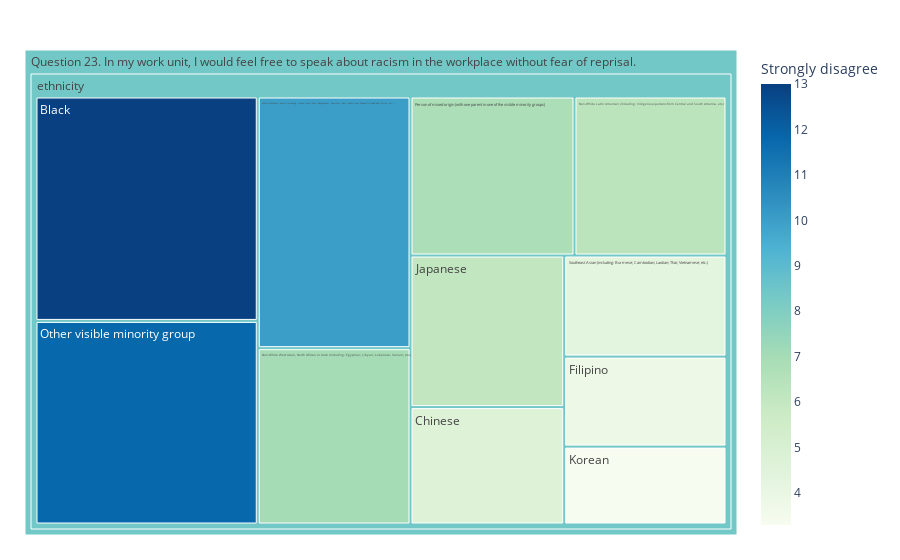

The code cell stored with this chart in its notebook:
### Code cell
# Number of questions by Indicatior and SubIndicator

fig = px.treemap(df_tree_map, path=[px.Constant(df_emp_survey.query("QUESTION == 'Q23'")['TITLE_E'].iloc[0]), 
                                    'GENERAL_DEMO_GROUP', 'DESCRIP_E'], values=df_tree_map.columns[-1], color=df_tree_map.columns[-1]
                                    ,color_continuous_scale='GnBu')
fig.update_layout(margin = dict(t=50, l=25, r=25, b=25))
fig.show()

### Figure 1 — Plotly figure (JSON) as saved in the notebook; plotly's stock layout.template omitted (floating-point values rounded to 4 significant figures)
{"data": [{"branchvalues": "total", "customdata": [[13], [4.702], [3.806], [6.071], [3.294], [6.3], [7.02], [11.79], [6.795], [10.02], [4.276], [8.384], [8.384]], "domain": {"x": [0, 1], "y": [0, 1]}, "hovertemplate": "labels=%{label}<br>Strongly disagree_sum=%{value}<br>parent=%{parent}<br>id=%{id}<br>Strongly disagree=%{color}<extra></extra>", "ids": ["Question 23. In my work unit, I would feel free to speak about racism in the workplace without fear of reprisal./ethnicity/Black", "Question 23. In my work unit, I would feel free to speak about racism in the workplace without fear of reprisal./ethnicity/Chinese", "Question 23. In my work unit, I would feel free to speak about racism in the workplace without fear of reprisal./ethnicity/Filipino", "Question 23. In my work unit, I would feel free to speak about racism in the workplace without fear of reprisal./ethnicity/Japanese", "Question 23. In my work unit, I would feel free to speak about racism in the workplace without fear of reprisal./ethnicity/Korean", "Question 23. In my work unit, I would feel free to speak about racism in the workplace without fear of reprisal./ethnicity/Non-White Latin American (including: Indigenous persons from Central and South America, etc.)", "Question 23. In my work unit, I would feel free to speak about racism in the workplace without fear of reprisal./ethnicity/Non-White West Asian, North African or Arab (including: Egyptian; Libyan; Lebanese; Iranian; etc.)", "Question 23. In my work unit, I would feel free to speak about racism in the workplace without fear of reprisal./ethnicity/Other visible minority group", "Question 23. In my work unit, I would feel free to speak about racism in the workplace without fear of reprisal./ethnicity/Person of mixed origin (with one parent in one of the visible minority groups)", "Question 23. In my work unit, I would feel free to speak about racism in the workplace without fear of reprisal./ethnicity/South Asian/East Indian (including: Indian from India; Bangladeshi; Pakistani; East Indian from Guyana, Trinidad, East Africa; etc.)", "Question 23. In my work unit, I would feel free to speak about racism in the workplace without fear of reprisal./ethnicity/Southeast Asian (including: Burmese; Cambodian; Laotian; Thai; Vietnamese; etc.)", "Question 23. In my work unit, I would feel free to speak about racism in the workplace without fear of reprisal./ethnicity", "Question 23. In my work unit, I would feel free to speak about racism in the workplace without fear of reprisal."], "labels": ["Black", "Chinese", "Filipino", "Japanese", "Korean", "Non-White Latin American (including: Indigenous persons from Central and South America, etc.)", "Non-White West Asian, North African or Arab (including: Egyptian; Libyan; Lebanese; Iranian; etc.)", "Other visible minority group", "Person of mixed origin (with one parent in one of the visible minority groups)", "South Asian/East Indian (including: Indian from India; Bangladeshi; Pakistani; East Indian from Guyana, Trinidad, East Africa; etc.)", "Southeast Asian (including: Burmese; Cambodian; Laotian; Thai; Vietnamese; etc.)", "ethnicity", "Question 23. In my work unit, I would feel free to speak about racism in the workplace without fear of reprisal."], "marker": {"coloraxis": "coloraxis", "colors": [13, 4.702, 3.806, 6.071, 3.294, 6.3, 7.02, 11.79, 6.795, 10.02, 4.276, 8.384, 8.384]}, "name": "", "parents": ["Question 23. In my work unit, I would feel free to speak about racism in the workplace without fear of reprisal./ethnicity", "Question 23. In my work unit, I would feel free to speak about racism in the workplace without fear of reprisal./ethnicity", "Question 23. In my work unit, I would feel free to speak about racism in the workplace without fear of reprisal./ethnicity", "Question 23. In my work unit, I would feel free to speak about racism in the workplace without fear of reprisal./ethnicity", "Question 23. In my work unit, I would feel free to speak about racism in the workplace without fear of reprisal./ethnicity", "Question 23. In my work unit, I would feel free to speak about racism in the workplace without fear of reprisal./ethnicity", "Question 23. In my work unit, I would feel free to speak about racism in the workplace without fear of reprisal./ethnicity", "Question 23. In my work unit, I would feel free to speak about racism in the workplace without fear of reprisal./ethnicity", "Question 23. In my work unit, I would feel free to speak about racism in the workplace without fear of reprisal./ethnicity", "Question 23. In my work unit, I would feel free to speak about racism in the workplace without fear of reprisal./ethnicity", "Question 23. In my work unit, I would feel free to speak about racism in the workplace without fear of reprisal./ethnicity", "Question 23. In my work unit, I would feel free to speak about racism in the workplace without fear of reprisal.", ""], "type": "treemap", "values": [13, 4.702, 3.806, 6.071, 3.294, 6.3, 7.02, 11.79, 6.795, 10.02, 4.276, 77.08, 77.08]}], "layout": {"coloraxis": {"colorbar": {"title": {"text": "Strongly disagree"}}, "colorscale": [[0, "rgb(247,252,240)"], [0.125, "rgb(224,243,219)"], [0.25, "rgb(204,235,197)"], [0.375, "rgb(168,221,181)"], [0.5, "rgb(123,204,196)"], [0.625, "rgb(78,179,211)"], [0.75, "rgb(43,140,190)"], [0.875, "rgb(8,104,172)"], [1, "rgb(8,64,129)"]]}, "legend": {"tracegroupgap": 0}, "margin": {"b": 25, "l": 25, "r": 25, "t": 50}}}
